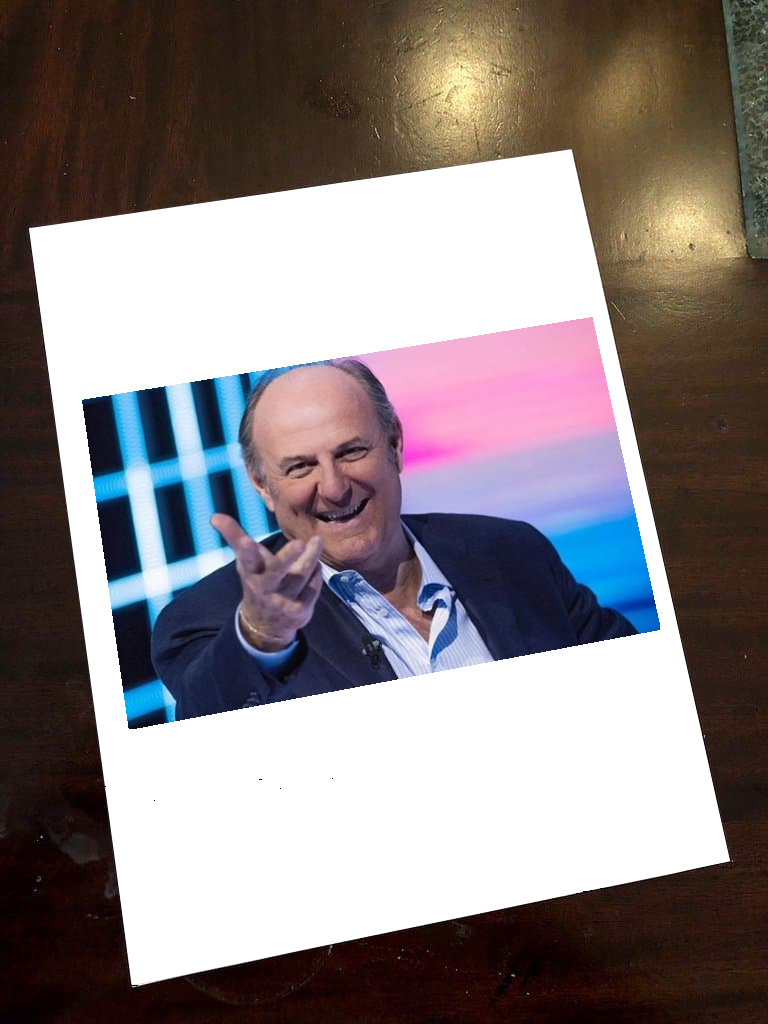
#> input picture Computer Vision and NLP/gerry.png, 768 x 1024 px, found by its file name
$ python CartoonImg.py   (older library calls are emulated)
#> lines starting #> are read from the running program, lines starting #| are printed output that depends on the picture; after the words box and inside, x2 and y2 are one past the last pixel; in counts of white or black regions, pixels touching at a corner belong together
import cv2
import numpy as np

img = cv2.imread("/home/leyla/AI-CVpractice/Computer Vision and NLP/gerry.png")
#> img is the input picture: shape (1024, 768, 3); mean B, G, R 130.1, 128.7, 137.2
# we need gray scale img to detect the edges
gray = cv2.cvtColor(img, cv2.COLOR_BGR2GRAY)
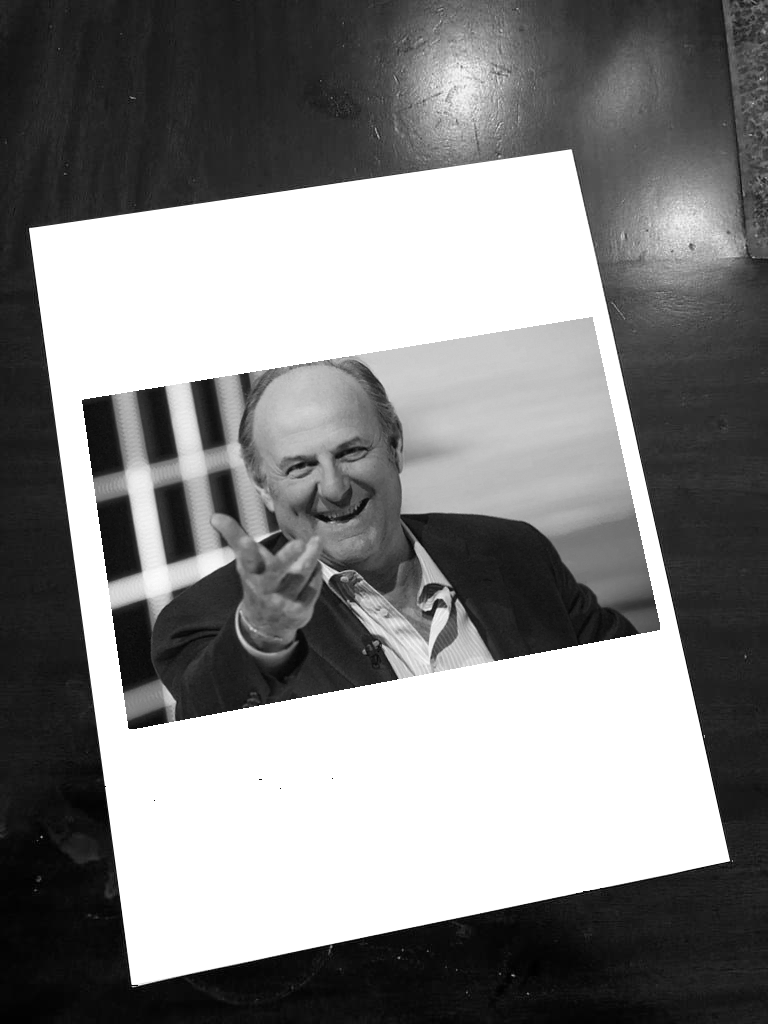
#> gray: shape (1024, 768); min 0, max 255, mean 131.4

# apply light blur for cleaning the img a bit
gray = cv2.medianBlur(gray, 5)

# using Laplacian filter to estract contours
edges = cv2.Laplacian(gray, cv2.CV_8U, ksize=5)
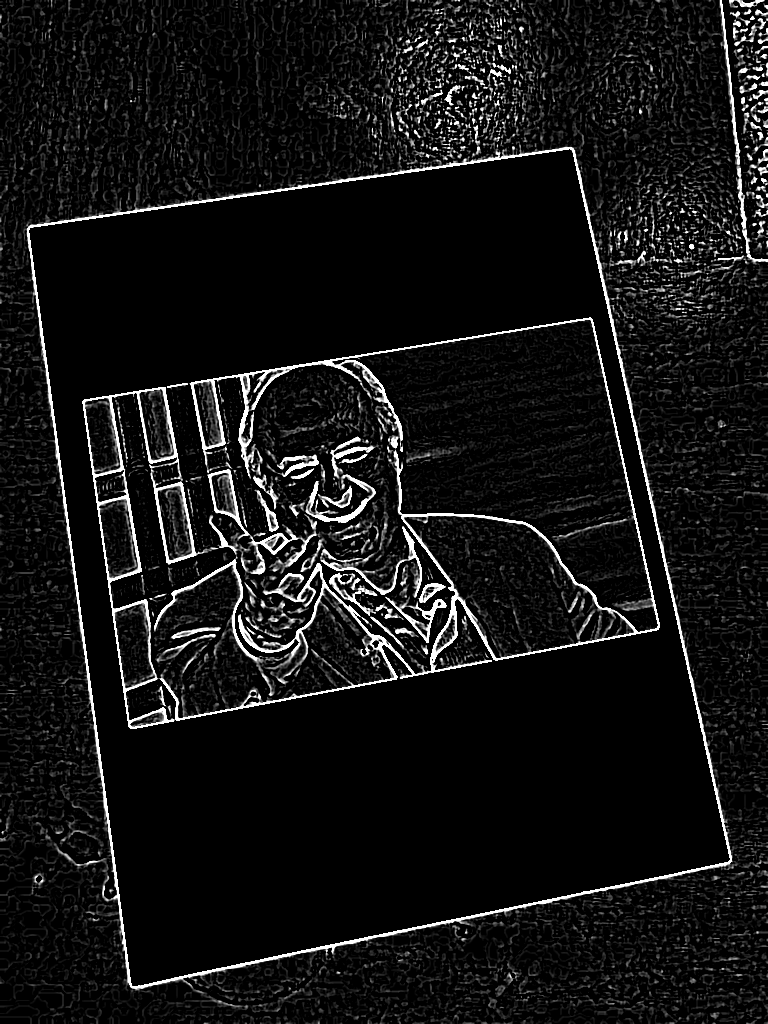
#> edges: shape (1024, 768); min 0, max 255, mean 19.6

# threshold the edges img to get only good edges
ret, thresholded = cv2.threshold(edges, 70, 255, cv2.THRESH_BINARY_INV)
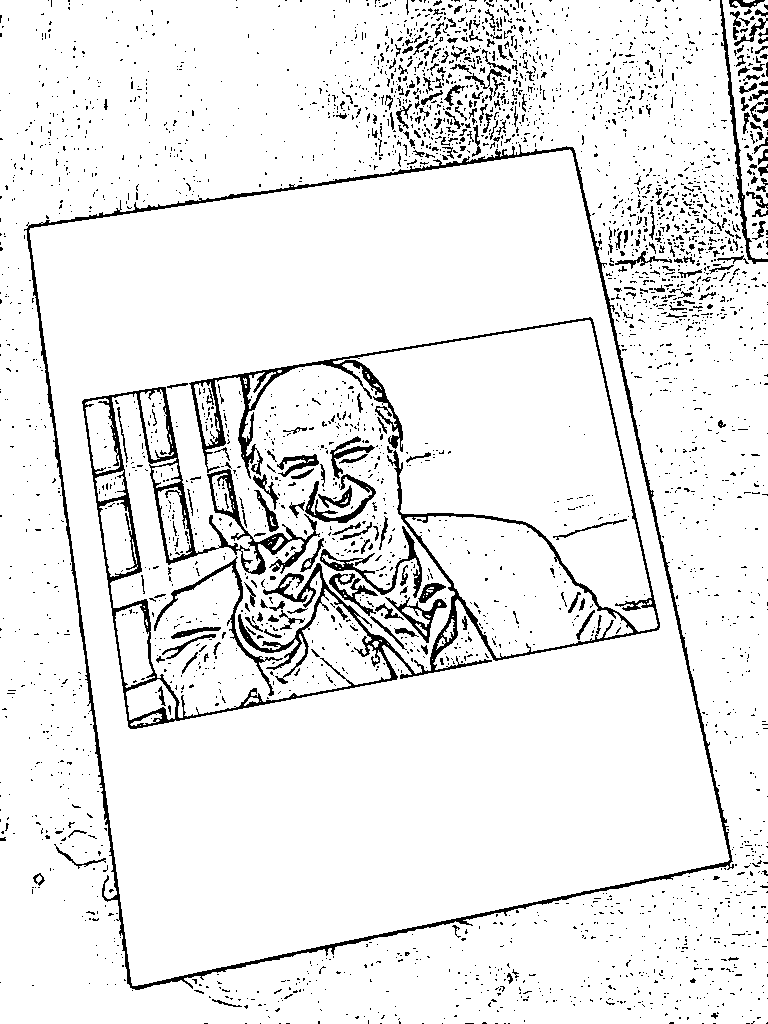
#> thresholded: shape (1024, 768); 92.5% white; 3347 black regions (3074 under 20 px), largest, box (x1, y1, x2, y2) and area: (82, 317, 660, 729) 18516, (24, 144, 734, 990) 9175, (320, 526, 422, 598) 1044

# use the bilateral filter w/ high values for getting
color_img = cv2.bilateralFilter(img, 10, 255, 255)

# Put together color and sketch
skt = cv2.cvtColor(thresholded, cv2.COLOR_GRAY2BGR)

# et's do the bitwise AND for merging sketch and color
output = cv2.bitwise_and(color_img, skt)
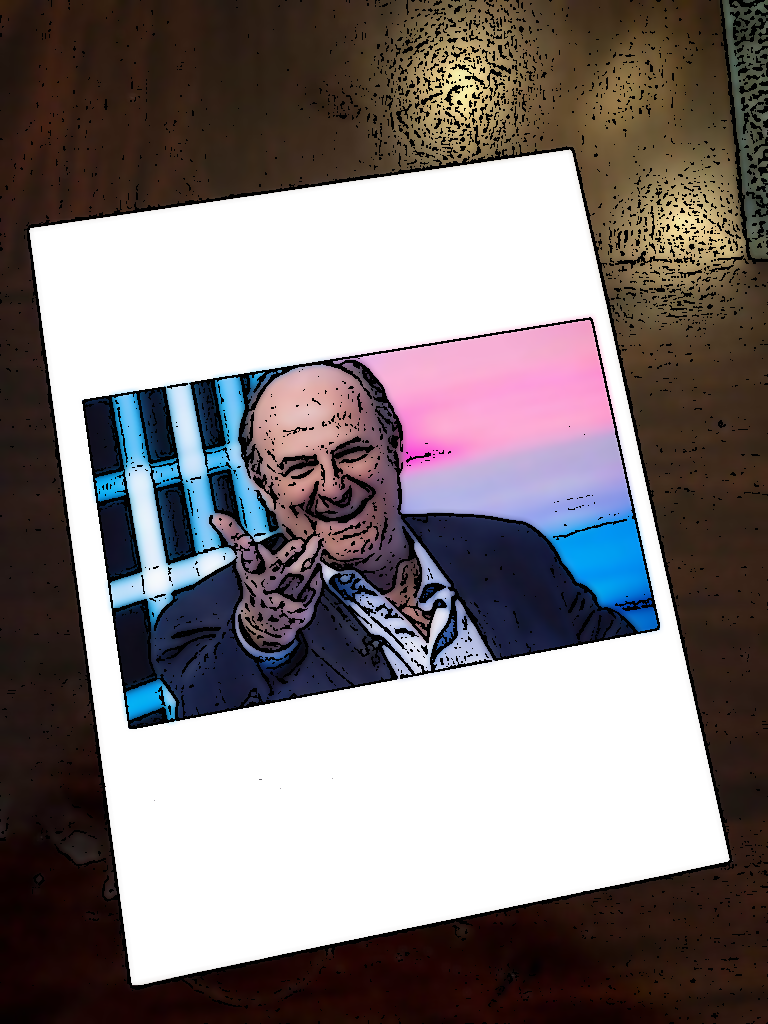
#> output: shape (1024, 768, 3); mean B, G, R 123.5, 122.5, 130.8

cv2.imshow("out", output)
cv2.waitKey(0)
